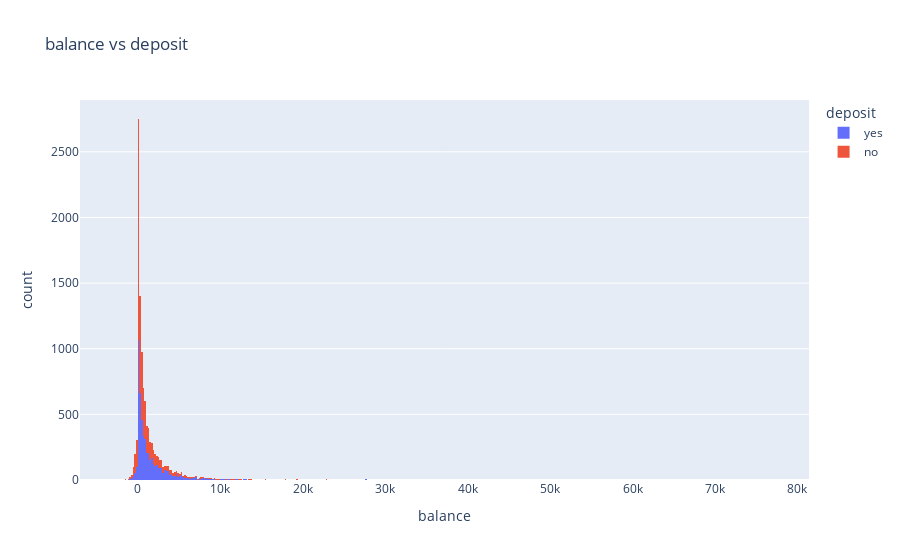

Notebook code cell kept with this figure:
### Code cell
px.histogram(raw_data, x = 'balance', title = 'balance vs deposit', color = 'deposit')

### Figure 1 — Plotly figure (JSON) as saved in the notebook; plotly's stock layout.template omitted (floating-point values rounded to 4 significant figures; data arrays with more than 128 entries replaced by an {"elided": "..."} marker saying what was removed)
{"data": [{"alignmentgroup": "True", "bingroup": "x", "hovertemplate": "deposit=yes<br>balance=%{x}<br>count=%{y}<extra></extra>", "legendgroup": "yes", "marker": {"color": "#636efa", "pattern": {"shape": ""}}, "name": "yes", "offsetgroup": "yes", "orientation": "v", "showlegend": true, "type": "histogram", "x": {"elided": "5289 int values"}, "xaxis": "x", "yaxis": "y"}, {"alignmentgroup": "True", "bingroup": "x", "hovertemplate": "deposit=no<br>balance=%{x}<br>count=%{y}<extra></extra>", "legendgroup": "no", "marker": {"color": "#EF553B", "pattern": {"shape": ""}}, "name": "no", "offsetgroup": "no", "orientation": "v", "showlegend": true, "type": "histogram", "x": {"elided": "5873 int values"}, "xaxis": "x", "yaxis": "y"}], "layout": {"barmode": "relative", "legend": {"title": {"text": "deposit"}, "tracegroupgap": 0}, "title": {"text": "balance vs deposit"}, "xaxis": {"anchor": "y", "domain": [0, 1], "title": {"text": "balance"}}, "yaxis": {"anchor": "x", "domain": [0, 1], "title": {"text": "count"}}}}
